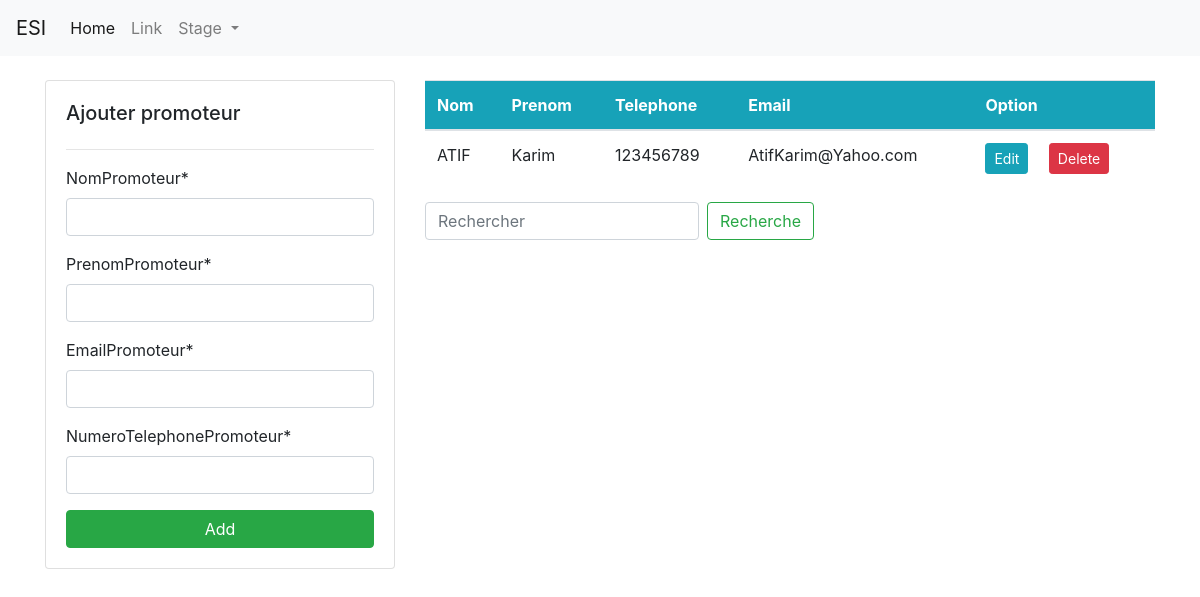
/promoteur/, run on an earlier commit of the app's database.
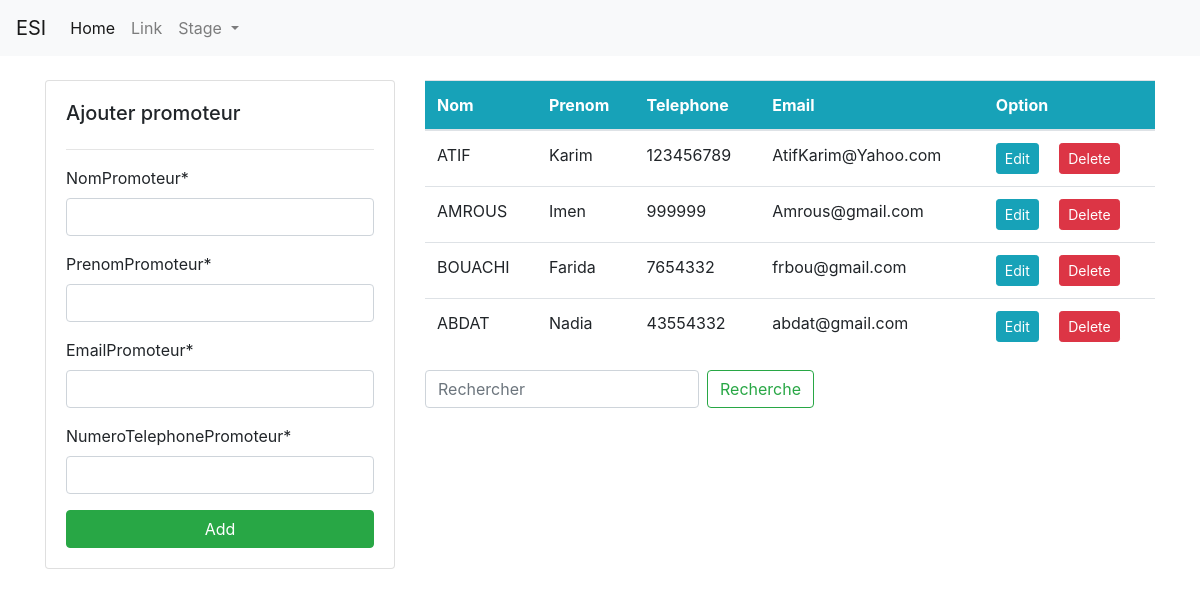
And on a later commit of the database.
### gestionnaire/models.py (models this page shows, shortened)
class Promoteur(models.Model):
    nomPromoteur = models.CharField(max_length=120)
    prenomPromoteur = models.CharField(max_length=120)
    emailPromoteur = models.CharField(max_length=120)
    numeroTelephonePromoteur = models.CharField(max_length=120)

### gestionnaire/views.py (the view)
# urls.py: path('promoteur/', views.promoteur, name='dashboard-promoteur'),
def promoteur(request):
    items = Promoteur.objects.all()
    if request.method == 'POST':
        form = PromoteurForm(request.POST)
        if form.is_valid():
            form.save()
            return redirect('dashboard-promoteur')
    else:
        form = PromoteurForm()
    context = {
        'items': items,
        'form': form,
    }
    return render(request, 'dashboard/promoteur.html', context)

### gestionnaire/forms.py
class PromoteurForm(forms.ModelForm):
    class Meta:
        model = Promoteur
        fields = '__all__'

### gestionnaire/templates/dashboard/promoteur.html (shortened to what this page needs)
{% extends 'partials/base.html' %}
{% load crispy_forms_tags %}
{% block content %}
<div class="row my-4">
    <div class="col-md-4">
        <div class="card card-body">
            <h5>Ajouter promoteur</h5>
            <hr>
            <form method="POST">
                {{ form|crispy }}
                <input class="btn btn-success btn-block" type="submit" value="Add">
            </form>
        </div>
    </div>
    <div class="col-md-8">
        <table class="table bg-white">
            <thead class="bg-info text-white">
                <tr>
                    <th scope="col">Nom</th>
                    <th scope="col">Prenom</th>
                    <th scope="col">Telephone</th>
                    <th scope="col">Email</th>
                    <th scope="col">Option</th>
                </tr>
            </thead>
            <tbody>
                {% for item in items %}
                <tr>
                    <td>{{ item.nomPromoteur }}</td>
                    <td>{{ item.prenomPromoteur }}</td>
                    <td>{{ item.numeroTelephonePromoteur }}</td>
                    <td>{{ item.emailPromoteur }}</td>
                    <td>
                        <a class="btn btn-info btn-sm mr-2"
                            href="{% url 'dashboard-promoteur-edit' item.id %}">Edit</a>
                        <a class="btn btn-danger btn-sm ml-2"
                            href="{% url 'dashboard-promoteur-delete' item.id %}">Delete</a>
                    </td>
                </tr>
                {% endfor %}
            </tbody>
        </table>
        <form class="form-inline my-2 my-lg-0">
            <input class="form-control mr-sm-2" type="search" placeholder="Rechercher" aria-label="Rechercher">
            <button class="btn btn-outline-success my-2 my-sm-0" type="submit">Recherche</button>
        </form>
    </div>
</div>
{% endblock %}

What changed in the data, as far as the page shows it:
added Promoteur: nomPromoteur "AMROUS", prenomPromoteur "Imen", numeroTelephonePromoteur "999999", emailPromoteur "Amrous@gmail.com"
added Promoteur: nomPromoteur "BOUACHI", prenomPromoteur "Farida", numeroTelephonePromoteur "7654332", emailPromoteur "frbou@gmail.com"
added Promoteur: nomPromoteur "ABDAT", prenomPromoteur "Nadia", numeroTelephonePromoteur "43554332", emailPromoteur "abdat@gmail.com"
